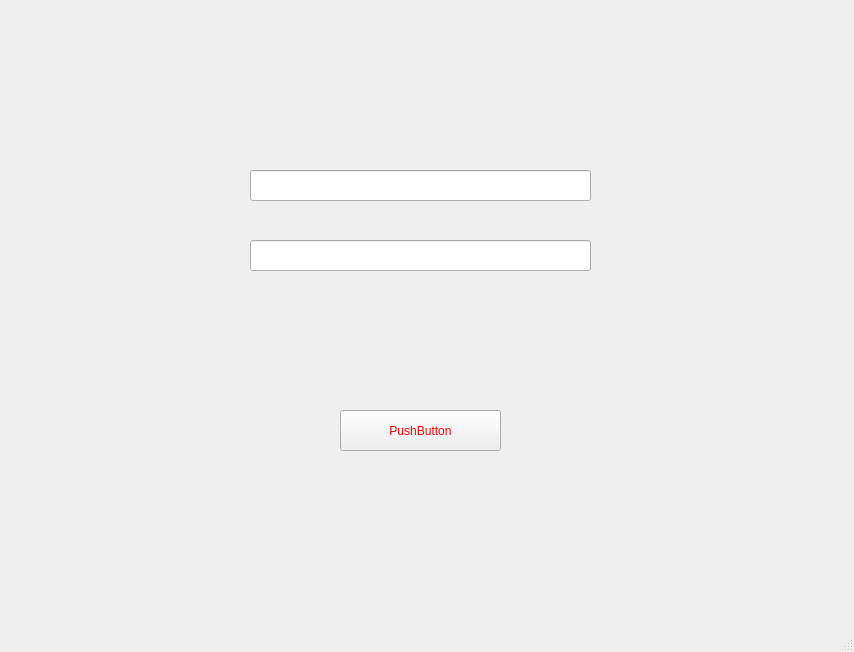
<?xml version="1.0" encoding="UTF-8"?>
<ui version="4.0">
 <class>MainWindow</class>
 <widget class="QMainWindow" name="MainWindow">
  <property name="geometry">
   <rect>
    <x>0</x>
    <y>0</y>
    <width>854</width>
    <height>652</height>
   </rect>
  </property>
  <property name="windowTitle">
   <string>MainWindow</string>
  </property>
  <widget class="QWidget" name="centralwidget">
   <widget class="QPushButton" name="pushButton">
    <property name="geometry">
     <rect>
      <x>340</x>
      <y>410</y>
      <width>161</width>
      <height>41</height>
     </rect>
    </property>
    <property name="styleSheet">
     <string notr="true">color:red;</string>
    </property>
    <property name="text">
     <string>PushButton</string>
    </property>
   </widget>
   <widget class="QLineEdit" name="lineEdit">
    <property name="geometry">
     <rect>
      <x>250</x>
      <y>170</y>
      <width>341</width>
      <height>31</height>
     </rect>
    </property>
   </widget>
   <widget class="QLabel" name="label">
    <property name="geometry">
     <rect>
      <x>340</x>
      <y>310</y>
      <width>161</width>
      <height>51</height>
     </rect>
    </property>
    <property name="layoutDirection">
     <enum>Qt::LeftToRight</enum>
    </property>
    <property name="text">
     <string>&lt;RESULT&gt;</string>
    </property>
    <property name="alignment">
     <set>Qt::AlignCenter</set>
    </property>
   </widget>
   <widget class="QLineEdit" name="lineEdit_2">
    <property name="geometry">
     <rect>
      <x>250</x>
      <y>240</y>
      <width>341</width>
      <height>31</height>
     </rect>
    </property>
   </widget>
  </widget>
  <widget class="QMenuBar" name="menubar">
   <property name="geometry">
    <rect>
     <x>0</x>
     <y>0</y>
     <width>854</width>
     <height>21</height>
    </rect>
   </property>
  </widget>
  <widget class="QStatusBar" name="statusbar"/>
 </widget>
 <resources/>
 <connections/>
</ui>
